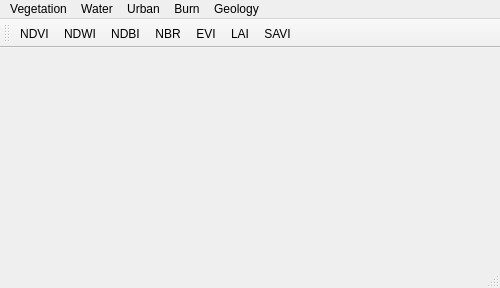
<?xml version="1.0" encoding="UTF-8"?>
<ui version="4.0">
 <class>MainWindow</class>
 <widget class="QMainWindow" name="MainWindow">
  <property name="geometry">
   <rect>
    <x>0</x>
    <y>0</y>
    <width>500</width>
    <height>288</height>
   </rect>
  </property>
  <property name="windowTitle">
   <string>MainWindow</string>
  </property>
  <widget class="QWidget" name="centralWidget"/>
  <widget class="QMenuBar" name="menuBar">
   <property name="geometry">
    <rect>
     <x>0</x>
     <y>0</y>
     <width>500</width>
     <height>20</height>
    </rect>
   </property>
   <widget class="QMenu" name="menuVegetation">
    <property name="title">
     <string>Vegetation</string>
    </property>
    <addaction name="actionNDVI"/>
    <addaction name="actionSAVI"/>
    <addaction name="actionGOSAVI"/>
    <addaction name="actionNDGI"/>
    <addaction name="actionGDVI"/>
    <addaction name="actionEVI"/>
    <addaction name="actionEVI_2"/>
    <addaction name="actionGNDVI"/>
    <addaction name="actionCIGreen"/>
    <addaction name="actionTVI"/>
    <addaction name="actionGRVI"/>
    <addaction name="actionLAI"/>
    <addaction name="actionGVMI"/>
    <addaction name="actionGLI"/>
    <addaction name="actionLog_Ratio"/>
    <addaction name="actionPan_NDVI"/>
   </widget>
   <widget class="QMenu" name="menuWater">
    <property name="title">
     <string>Water</string>
    </property>
    <addaction name="actionNDWI"/>
   </widget>
   <widget class="QMenu" name="menuUrban">
    <property name="title">
     <string>Urban</string>
    </property>
    <addaction name="actionNDBI"/>
   </widget>
   <widget class="QMenu" name="menuBurn">
    <property name="title">
     <string>Burn</string>
    </property>
    <addaction name="actionNBR"/>
   </widget>
   <widget class="QMenu" name="menuGeology">
    <property name="title">
     <string>Geology</string>
    </property>
    <addaction name="actionNDSI"/>
   </widget>
   <addaction name="menuVegetation"/>
   <addaction name="menuWater"/>
   <addaction name="menuUrban"/>
   <addaction name="menuBurn"/>
   <addaction name="menuGeology"/>
  </widget>
  <widget class="QToolBar" name="mainToolBar">
   <attribute name="toolBarArea">
    <enum>TopToolBarArea</enum>
   </attribute>
   <attribute name="toolBarBreak">
    <bool>false</bool>
   </attribute>
   <addaction name="actionNDVI"/>
   <addaction name="actionNDWI"/>
   <addaction name="actionNDBI"/>
   <addaction name="actionNBR"/>
   <addaction name="actionEVI"/>
   <addaction name="actionLAI"/>
   <addaction name="actionSAVI"/>
  </widget>
  <widget class="QStatusBar" name="statusBar"/>
  <action name="actionNDVI">
   <property name="text">
    <string>NDVI</string>
   </property>
  </action>
  <action name="actionNDWI">
   <property name="text">
    <string>NDWI</string>
   </property>
  </action>
  <action name="actionSAVI">
   <property name="text">
    <string>SAVI</string>
   </property>
  </action>
  <action name="actionGOSAVI">
   <property name="text">
    <string>GOSAVI</string>
   </property>
  </action>
  <action name="actionNDGI">
   <property name="text">
    <string>NDGI</string>
   </property>
  </action>
  <action name="actionNDBI">
   <property name="text">
    <string>NDBI</string>
   </property>
  </action>
  <action name="actionNBR">
   <property name="text">
    <string>NBR</string>
   </property>
  </action>
  <action name="actionGDVI">
   <property name="text">
    <string>GDVI</string>
   </property>
  </action>
  <action name="actionEVI_2">
   <property name="text">
    <string>EVI-2</string>
   </property>
  </action>
  <action name="actionGNDVI">
   <property name="text">
    <string>GNDVI</string>
   </property>
  </action>
  <action name="actionCIGreen">
   <property name="text">
    <string>CIGreen</string>
   </property>
  </action>
  <action name="actionNDSI">
   <property name="text">
    <string>NDSI</string>
   </property>
  </action>
  <action name="actionTVI">
   <property name="text">
    <string>TVI</string>
   </property>
  </action>
  <action name="actionEVI">
   <property name="text">
    <string>EVI</string>
   </property>
  </action>
  <action name="actionGRVI">
   <property name="text">
    <string>GRVI</string>
   </property>
  </action>
  <action name="actionLAI">
   <property name="text">
    <string>LAI</string>
   </property>
  </action>
  <action name="actionGVMI">
   <property name="text">
    <string>GVMI</string>
   </property>
  </action>
  <action name="actionGLI">
   <property name="text">
    <string>GLI</string>
   </property>
  </action>
  <action name="actionLog_Ratio">
   <property name="text">
    <string>Log Ratio</string>
   </property>
  </action>
  <action name="actionPan_NDVI">
   <property name="text">
    <string>Pan NDVI</string>
   </property>
  </action>
 </widget>
 <layoutdefault spacing="6" margin="11"/>
 <resources/>
 <connections/>
</ui>
